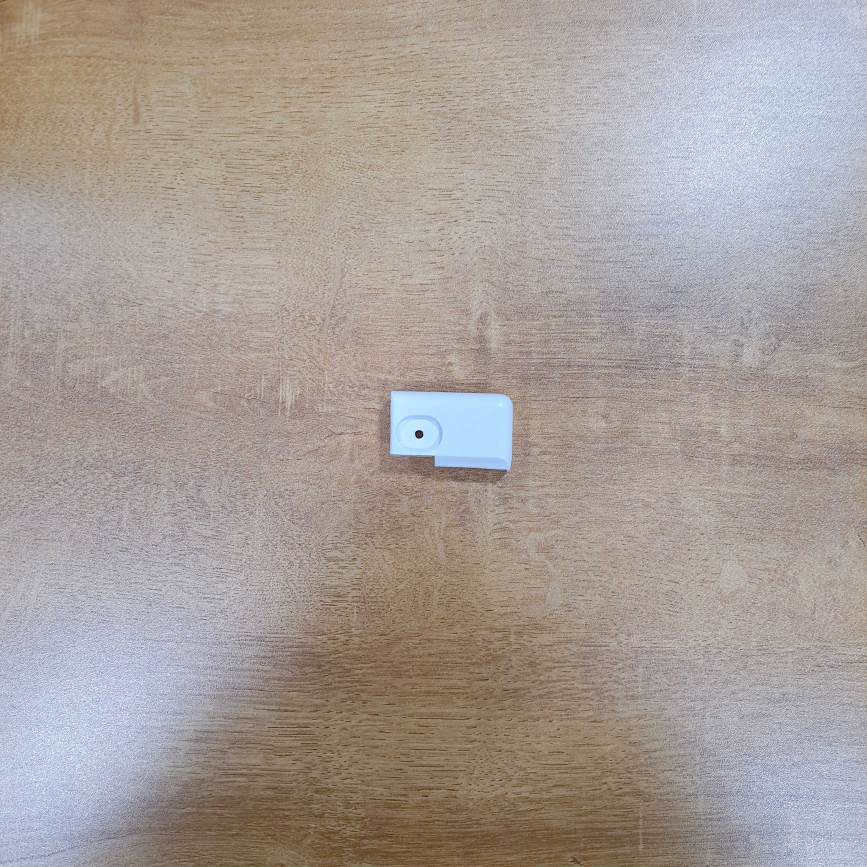
#> input picture test_img/t1.jpg, 3468 x 3468 px, given as the content of the folder ./test_imgs/hand, which was not available (shown at 1/4 size)
$ python binary_threshold.py   (older library calls are emulated)
#> lines starting #> are read from the running program, lines starting #| are printed output that depends on the picture; after the words box and inside, x2 and y2 are one past the last pixel; in counts of white or black regions, pixels touching at a corner belong together; pictures that were not available may be replaced by others from this repository, and a replacement may not be noted
### data_labeling/utils.py
import cv2
import numpy as np

def canny_selector(rgb):
    cv2.namedWindow("Canny Selector")
    cv2.createTrackbar("minValue", "Canny Selector", 1, 255, lambda x : x)
    cv2.createTrackbar("maxValue", "Canny Selector", 1, 255, lambda x : x)
    cv2.createTrackbar("black threshold", "Canny Selector", 1, 255, lambda x : x)
    cv2.createTrackbar("Kernel Size", "Canny Selector", 1, 7, lambda x : x)
    cv2.createTrackbar("v_dilate", "Canny Selector", 0, 1, lambda x : x)
    cv2.createTrackbar("h_dilate", "Canny Selector", 0, 1, lambda x : x)
    cv2.createTrackbar("v_erode", "Canny Selector", 0, 1, lambda x : x)
    cv2.createTrackbar("h_erode", "Canny Selector", 0, 1, lambda x : x)


    cv2.setTrackbarPos("minValue", "Canny Selector", 127)
    cv2.setTrackbarPos("maxValue", "Canny Selector", 255)
    cv2.setTrackbarPos("black threshold", "Canny Selector", 212)
    cv2.setTrackbarPos("Kernel Size", "Canny Selector", 3)
    cv2.setTrackbarPos("v_dilate", "Canny Selector", 1)
    cv2.setTrackbarPos("h_dilate", "Canny Selector", 1)
    cv2.setTrackbarPos("v_erode", "Canny Selector", 1)
    cv2.setTrackbarPos("h_erode", "Canny Selector", 1)


    img = rgb.copy()

    # h, s, v = cv2.split(img)
    # img = v

    while cv2.waitKey(1) != ord('q'):
        # 수직 = VERTICAL
        # 수평 = horizontal
        thresh = cv2.getTrackbarPos("minValue", "Canny Selector")
        maxval = cv2.getTrackbarPos("maxValue", "Canny Selector")
        black_t = cv2.getTrackbarPos("black threshold", "Canny Selector")
        kernel_size = cv2.getTrackbarPos("Kernel Size", "Canny Selector")
        v_dilate = cv2.getTrackbarPos("v_dilate", "Canny Selector")
        h_dilate = cv2.getTrackbarPos("h_dilate", "Canny Selector")
        v_erode = cv2.getTrackbarPos("v_erode", "Canny Selector")
        h_erode = cv2.getTrackbarPos("h_erode", "Canny Selector")

        img = np.where(rgb.copy() <= black_t, 0, rgb.copy())
        canny = cv2.Canny(img, thresh, maxval)

        v_kernel = np.ones((kernel_size, 1), np.uint8)
        h_kernel = np.ones((1,kernel_size), np.uint8)

        if v_dilate == 1:
            canny = cv2.dilate(canny, v_kernel, iterations=1)

        if h_dilate == 1:
            canny = cv2.dilate(canny, h_kernel, iterations=1)

        if v_erode == 1:
            canny = cv2.erode(canny, v_kernel, iterations=1)

        if h_erode == 1:
            canny = cv2.erode(canny, h_kernel, iterations=1)

        cv2.moveWindow("Canny Selector", 800, 400)
        cv2.imshow("Canny Selector", canny)


    return canny

# [107 lines left out: functions load_imgs, canny_edge, find_contours, not called in this run]

### hand_craft_test/binary_threshold.py
import argparse
import time
import os
import glob
import cv2
import numpy as np
from data_labeling.utils import canny_selector, find_contours

# [60 lines left out: functions check_boolean, fit_rotated_ellipse_ransac, fit_rotated_ellipse, not called in this run]

color_list = [(238,0,0),(0,252,124),(142,56,142),(10,20,0),(245,245,245)]

parser = argparse.ArgumentParser()
parser.add_argument("--result_path",     type=str,   help="test result path", default='./test_imgs/hand/')

args = parser.parse_args()
RESULT_PATH = args.result_path

batch_idx = 0
avg_duration = 0
ng_time = 0

img_list = glob.glob(os.path.join(RESULT_PATH,'*.jpg'))
img_list.sort()

def onChange(pos):
    pass

for i in range(len(img_list)):

    rgb = cv2.imread(img_list[i])
#> rgb is the input picture: shape (3468, 3468, 3); mean B, G, R 152.7, 157.5, 166.7
    gray = cv2.cvtColor(rgb.copy(), cv2.COLOR_BGR2GRAY)
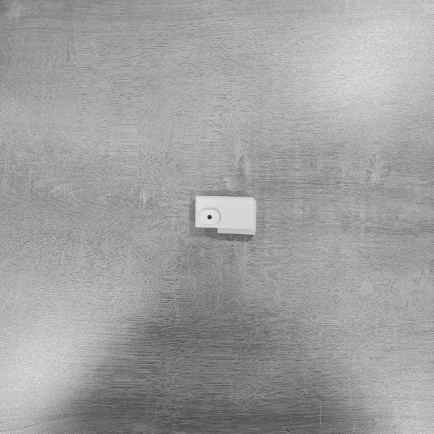
#> gray: shape (3468, 3468) (shown at 1/8 size); min 1, max 254, mean 159.7


    _, binary = cv2.threshold(gray.copy(), 127, 255, cv2.THRESH_BINARY)
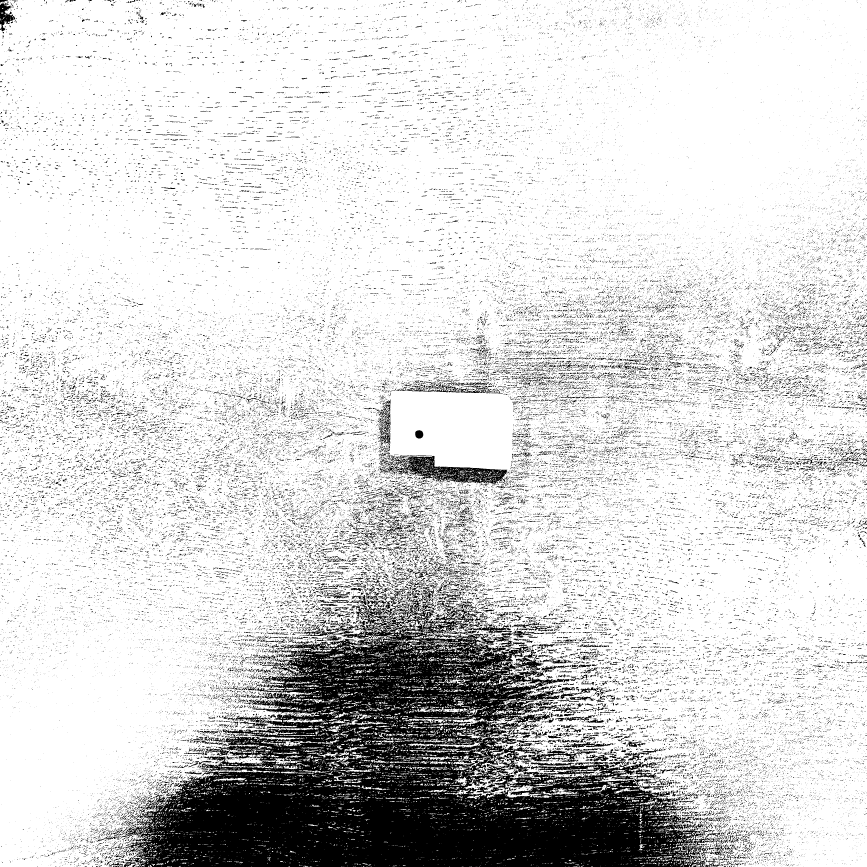
#> binary: shape (3468, 3468) (shown at 1/4 size); 84.4% white; 69447 black regions (62062 under 20 px)

    contours, _ = cv2.findContours(binary, cv2.RETR_EXTERNAL, cv2.CHAIN_APPROX_SIMPLE)
#> contours = 7420 contours, 6405 with area under 20; largest, box (x1, y1, x2, y2) and area: (0, 0, 3468, 3468) 10617698, (1853, 3106, 2209, 3193) 8467, (877, 2993, 1059, 3056) 4656, (2189, 3075, 2411, 3116) 2210, (1632, 2966, 1932, 2992) 1736

    circle_contour = []
    if len(contours) != 0:
        tmp_area = 0
        idx = -1
        for contour in contours:
            area = cv2.contourArea(contour)
            if tmp_area <= area:
                tmp_area = area
                idx += 1

                circle_contour.append(contour)
#> this loop made 7420 passes
#> (area, tmp_area) on passes 71, 135, 138, 374, 411, 1450, 1931, 2328: (33, 33), (34.5, 34.5), (158, 158), (170, 170), (207.5, 207.5), (248, 248), (331.5, 331.5), (356, 356)
#> after the loop, circle_contour = 35 contours, 23 with area under 20; largest, box (x1, y1, x2, y2) and area: (0, 0, 3468, 3468) 10617698, (1853, 3106, 2209, 3193) 8467, (2206, 3151, 2312, 3180) 1090, (1779, 3158, 1880, 3181) 583, (2558, 3203, 2620, 3221) 356; idx = 34; tmp_area = 10617698

        # if len(circle_contour) != 0:
        #     x,y,w,h = cv2.boundingRect(circle_contour[0])

    cv2.drawContours(binary, circle_contour, idx, 127, -1)
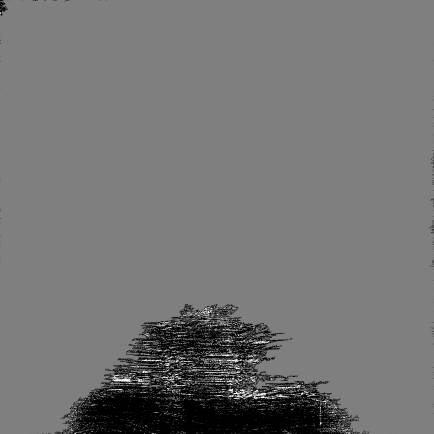
#> binary: shape (3468, 3468) (shown at 1/8 size); min 0, max 255, mean 116.6
    # draw_area = draw_img.copy()
    # binary = np.expand_dims(np.where(binary == 127, 1, 0).astype(np.uint8), -1)
    binary = np.where(binary == 127, 1, 0).astype(np.uint8)
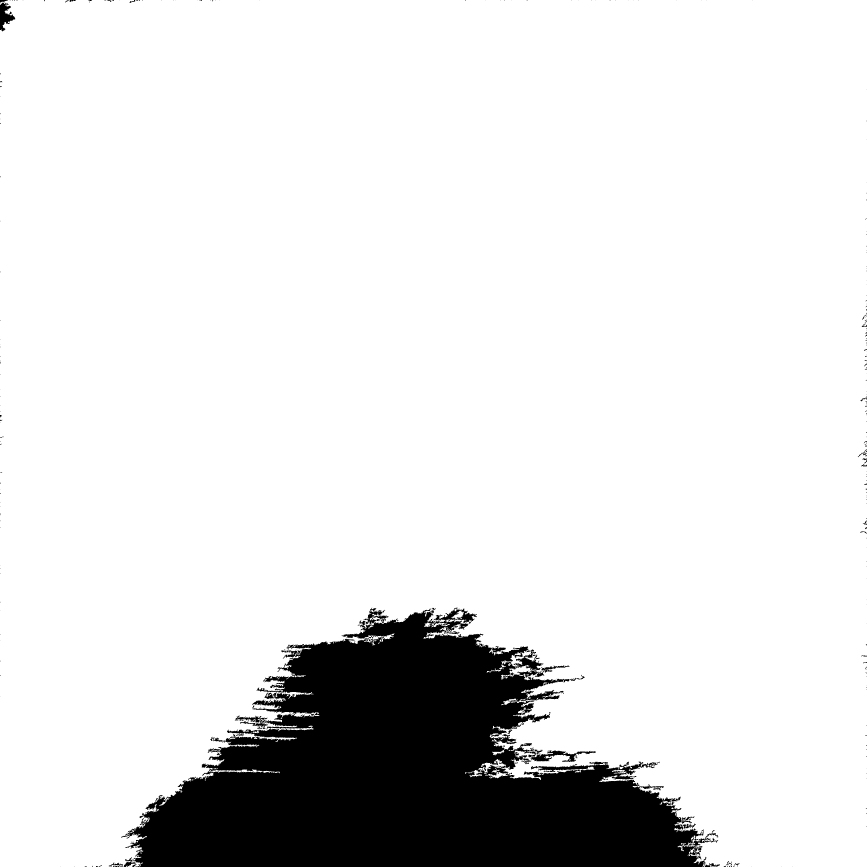
#> binary: shape (3468, 3468) (shown at 1/4 size); values 0 (black) and 1 (white), 88.5% white; 261 black regions (213 under 20 px), largest, box (x1, y1, x2, y2) and area: (484, 2431, 2873, 3468) 1375182, (0, 0, 61, 125) 3750, (2819, 3453, 2865, 3468) 344

    draw_gray = gray.copy() * binary
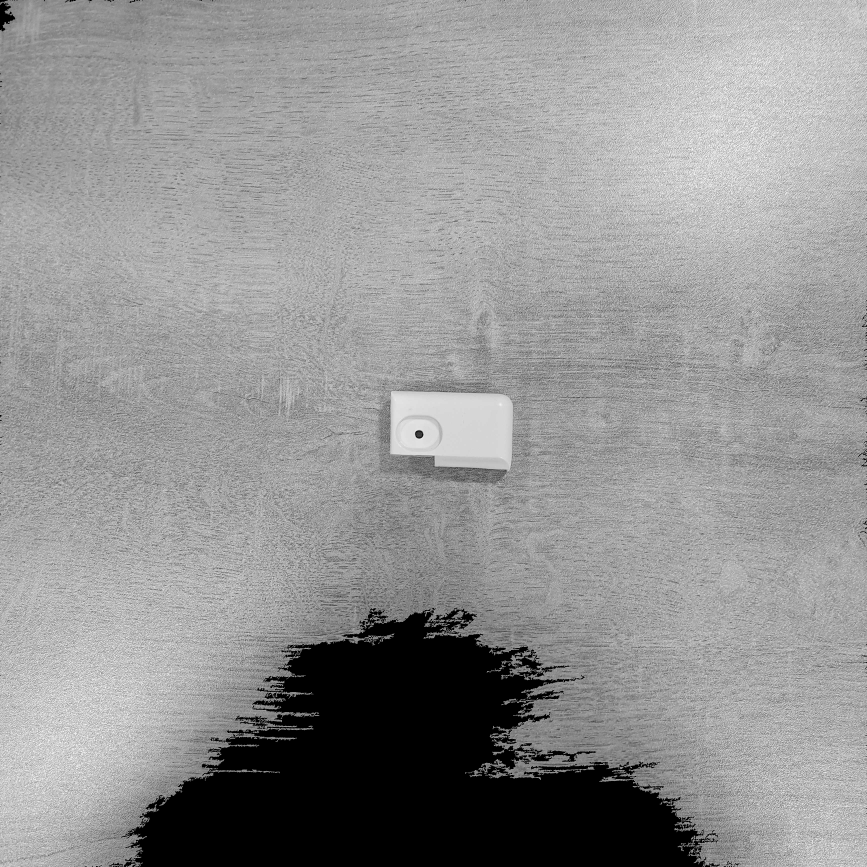
#> draw_gray: shape (3468, 3468) (shown at 1/4 size); min 0, max 254, mean 147.1


    # [10 lines of commented-out code are left out]
    draw_gray = cv2.GaussianBlur(draw_gray, (7, 7), 0.5)
    mask = canny_selector(draw_gray)
#> (key q is pressed here)
#> (the run stopped early here; a loop or call above may not have finished)

$ run again, on test_img/t3.jpg
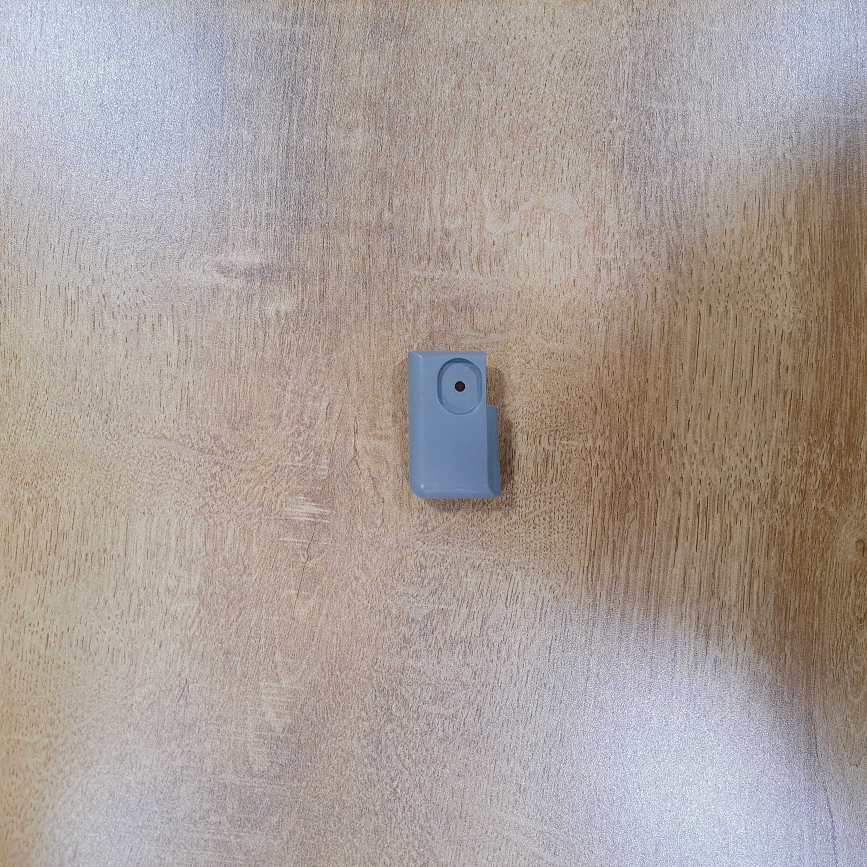
#> input picture test_img/t3.jpg, 3468 x 3468 px, given as the content of the folder ./test_imgs/hand, which was not available (shown at 1/4 size)
#> rgb is the input picture: shape (3468, 3468, 3); mean B, G, R 152.6, 157.9, 168.6
#> `_, binary = cv2.threshold(gray.copy(), 127, 255, cv2.THRESH_BINARY)`:
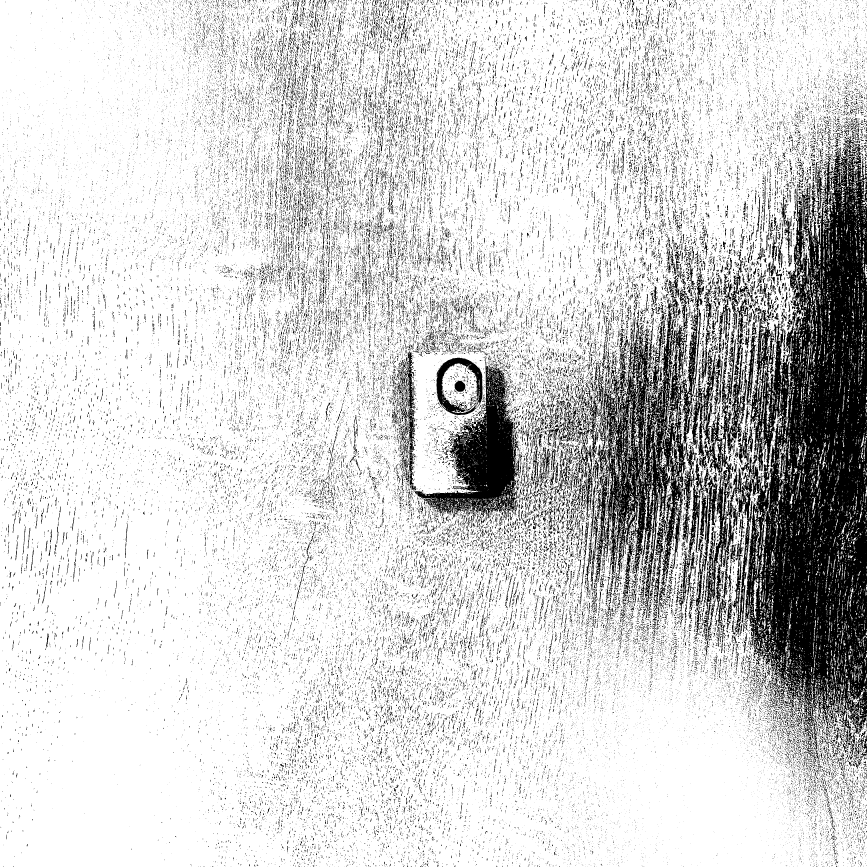
#> binary: shape (3468, 3468) (shown at 1/4 size); 82.9% white; 75882 black regions (65598 under 20 px)
#> contours = 5612 contours, 4822 with area under 20; largest, box (x1, y1, x2, y2) and area: (0, 0, 3468, 3468) 11134553, (3065, 1310, 3113, 1554) 3597, (3015, 1692, 3070, 1908) 3143, (3190, 789, 3243, 1058) 2792, (3060, 1724, 3104, 1963) 2036
#> the loop `for contour in contours:` made 5612 passes
#> (area, tmp_area) on passes 4, 37, 83, 161, 200, 1763, 3416, 3499: (50, 50), (116.5, 116.5), (168.5, 168.5), (181.5, 181.5), (581.5, 581.5), (1347.5, 1347.5), (2035.5, 2035.5), (3143, 3143)
#> after the loop `for contour in contours:`: circle_contour = 11 contours, 1 with area under 20; largest, box (x1, y1, x2, y2) and area: (0, 0, 3468, 3468) 11134553, (3065, 1310, 3113, 1554) 3597, (3015, 1692, 3070, 1908) 3143, (3060, 1724, 3104, 1963) 2036, (3009, 2312, 3034, 2473) 1348; idx = 10; tmp_area = 11134553
#> `draw_gray = gray.copy() * binary`:
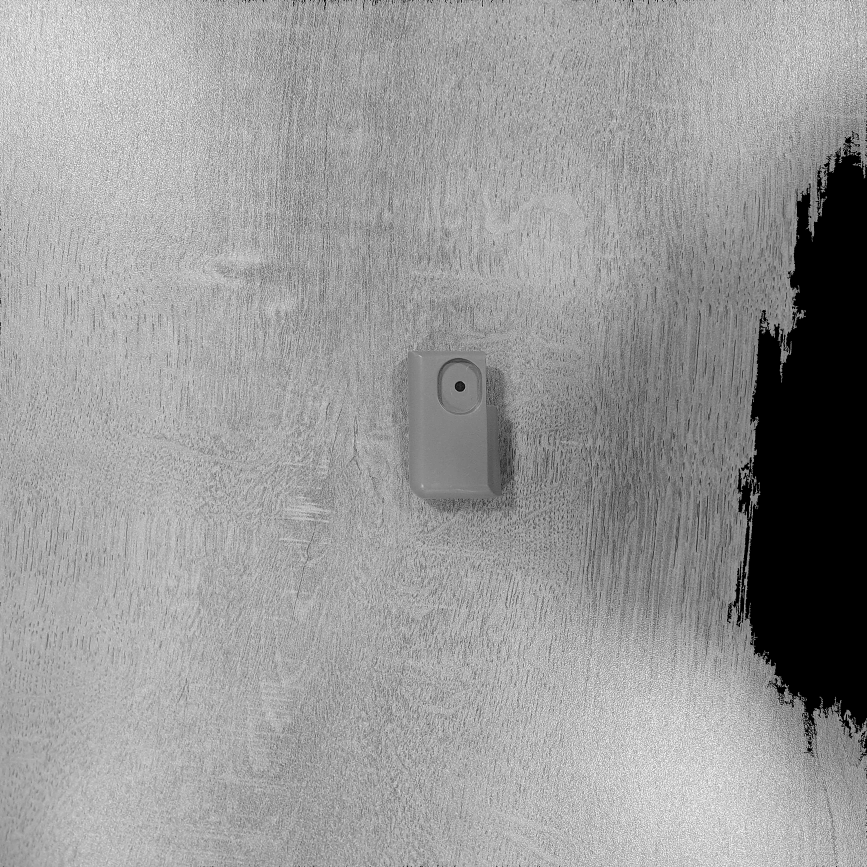
#> draw_gray: shape (3468, 3468) (shown at 1/4 size); min 0, max 255, mean 152.6
